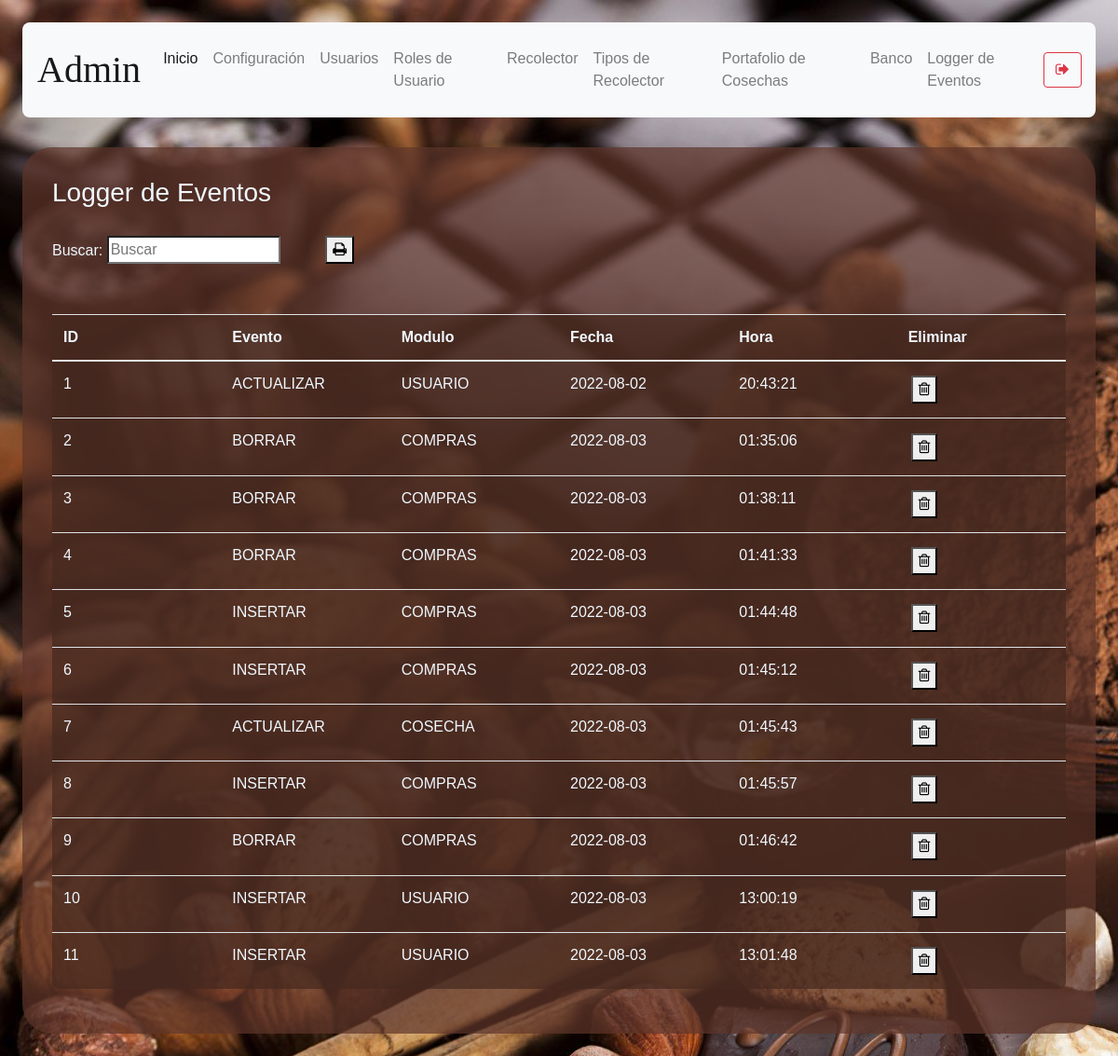
The app's page /logger (signed in), older data.
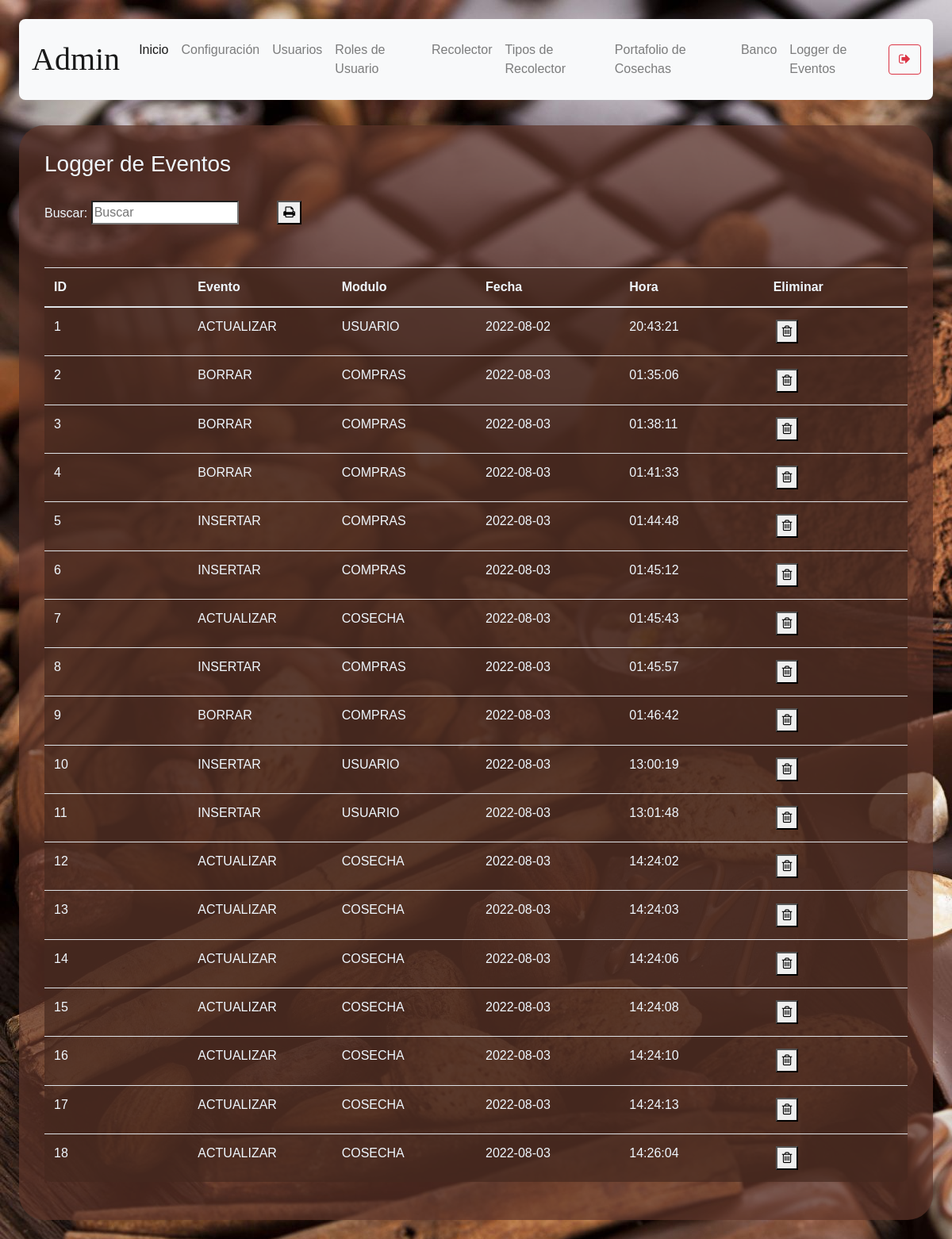
The same page, newer data.
### models/logger.py (models this page shows, shortened)
class Logger(db.Model):
    __tablename__ = 'logger'
    id = db.Column( db.Integer, primary_key = True )
    event = db.Column(db.String(50), nullable = False)
    module = db.Column(db.String(50), nullable = False)
    date = db.Column( db.Date, nullable=False, default= strftime("%Y-%m-%d", gmtime() ) )
    time = db.Column( db.String(20), nullable=False, default= strftime("%H:%M:%S", gmtime() ) )

### routes/logger.py (the view)
@logg.route('/logger')
def index():
    if( not verify_permissions(session, User, allowed_rols) ):
        return redirect(url_for('auth.index'))
    registers = Logger.query.all()
    if 'management-status' not in session:
        return render_template('logger.html', status="",\
            registers = registers)
    status = session['management-status']
    session.pop('management-status', None)
    return render_template("logger.html", registers=registers)

### models/user.py (called while the page is built)
    def get_user_rol_by_username( self, username ):
        user_rol_id = User.query.filter_by(username = username).first().user_rol_id
        user_rol = User_rol.query.get(user_rol_id).description
        return user_rol

### utils/functions.py (called while the page is built)
def verify_permissions(session, User, allowed=['admin']):
    return 'username' in session and \
    ( allowed == 'all' or User.get_user_rol_by_username(User, session['username']) in allowed)

### templates/logger.html (shortened to what this page needs)
{% extends 'base.html' %}
{% block content %}
<h3>Logger de Eventos</h3>
<p>
    Buscar: <input id ="search-bar" onkeyup="searchEngine()" type="search" name="busqueda" placeholder="Buscar">
    <button><a onclick="javascript:generatePDF('miTabla');"><i class="fa fa-print" aria-hidden="true"></i></a></button>
</p>
<table class="table content-table fixed-table" id="miTabla">
    <thead>
        <th>ID</th>
        <th>Evento</th>
        <th>Modulo</th>
        <th>Fecha</th>
        <th>Hora</th>
        <th>Eliminar</th>
    </thead>
    <tbody id = table-body-data>
    {% for register in registers %}
    <tr>
        <td>{{ register.id }}</td>
        <td>{{ register.event }}</td>
        <td>{{ register.module }}</td>
        <td>{{ register.date }}</td>
        <td>{{ register.time }}</td>
        <td><button onclick='deleteConfirm( {{register.id}}, "Logger" )'><i class="fa fa-trash-o" aria-hidden="true"></i></button></td>
    </tr>
    {% endfor %}
    </tbody>
</table>
{% endblock %}

### templates/base.html (shortened to what this page needs)
<!DOCTYPE html>
<html>
<head>
    <link rel="stylesheet" href="https://cdn.jsdelivr.net/npm/bootstrap@4.0.0/dist/css/bootstrap.min.css">
     <link rel="stylesheet" href="https://cdnjs.cloudflare.com/ajax/libs/font-awesome/4.7.0/css/font-awesome.min.css">
     <link rel='stylesheet' type='text/css' media='screen'  href= "{{ url_for('static',filename='styles/main.css') }}">
</head>
<body>
    <nav class="navbar navbar-expand-lg navbar-light bg-light top">
        <a class="navbar-brand nav-user" href="#"> {{ session['username'] }}</a>
        <div class="collapse navbar-collapse" id="navbarSupportedContent">
          <ul class="navbar-nav mr-auto">
            <li class="nav-item active">
              <a class="nav-link" href="/">Inicio <span class="sr-only">(current)</span></a>
            </li>
            <li class="nav-item">
              <a class="nav-link" href="/user-settings">Configuración</a>
            </li>
            {% if session["rol"] == 'admin' %}
            <li class="nav-item">
                <a class="nav-link" href="/user-management">Usuarios</a>
            </li>
            <li class="nav-item">
                <a class="nav-link" href="/user-rol-management">Roles de Usuario</a>
            </li>
            <li class="nav-item">
                <a class="nav-link" href="/productor-data">Recolector</a>
            </li>
            <li class="nav-item">
                <a class="nav-link" href="/productor-type">Tipos de Recolector</a>
            </li>
            <li class="nav-item">
              <a class="nav-link" href="/harvest">Portafolio de Cosechas</a>
            </li>
            <li class="nav-item">
              <a class="nav-link" href="/bank">Banco</a>
            </li>
            <li class="nav-item">
              <a class="nav-link" href="/logger">Logger de Eventos</a>
            </li>
            {% endif %}
          </ul>
          <form action="logout">
          <button class="btn btn-outline-danger my-2 my-sm-0">
              <i class="fa fa-sign-out" aria-hidden="true"></i>
            </button>
          </form>
        </div>
      </nav>
    <section class="content">
        {% block content %}
        {% endblock %}
    </section>
</body>
</html>

### static/styles/main.css (style rules this page uses)
body { background-color:aliceblue; background-image: url("../media/2316549.jpg"); margin: 2%; font-family: 'Gill Sans', 'Gill Sans MT', Calibri, 'Trebuchet MS', sans-serif; }
button { margin: 2%; }
section.content { background-color: rgba(95, 54, 42, 0.7); padding: 2em; color:aliceblue; margin-top: 2em; border-radius: 2em; }
.content-table { background-color: rgba(69, 40, 31, 0.7); padding: 2em; color:aliceblue; margin-top: 2em; border-radius: .5em; }
nav.top { padding: 1em; border-radius: 0.5em; }
.nav-user { text-transform: capitalize; text-align: center; font-family: cursive; font-size: 2.5em; }
table { width:100%; table-layout:fixed; }
td { word-wrap:break-word; }

Row changes from the older to the newer data that the page shows:
added Logger: id "12", event "ACTUALIZAR", module "COSECHA", date "2022-08-03", time "14:24:02"
added Logger: id "13", event "ACTUALIZAR", module "COSECHA", date "2022-08-03", time "14:24:03"
added Logger: id "14", event "ACTUALIZAR", module "COSECHA", date "2022-08-03", time "14:24:06"
added Logger: id "15", event "ACTUALIZAR", module "COSECHA", date "2022-08-03", time "14:24:08"
added Logger: id "16", event "ACTUALIZAR", module "COSECHA", date "2022-08-03", time "14:24:10"
added Logger: id "17", event "ACTUALIZAR", module "COSECHA", date "2022-08-03", time "14:24:13"
added Logger: id "18", event "ACTUALIZAR", module "COSECHA", date "2022-08-03", time "14:26:04"
